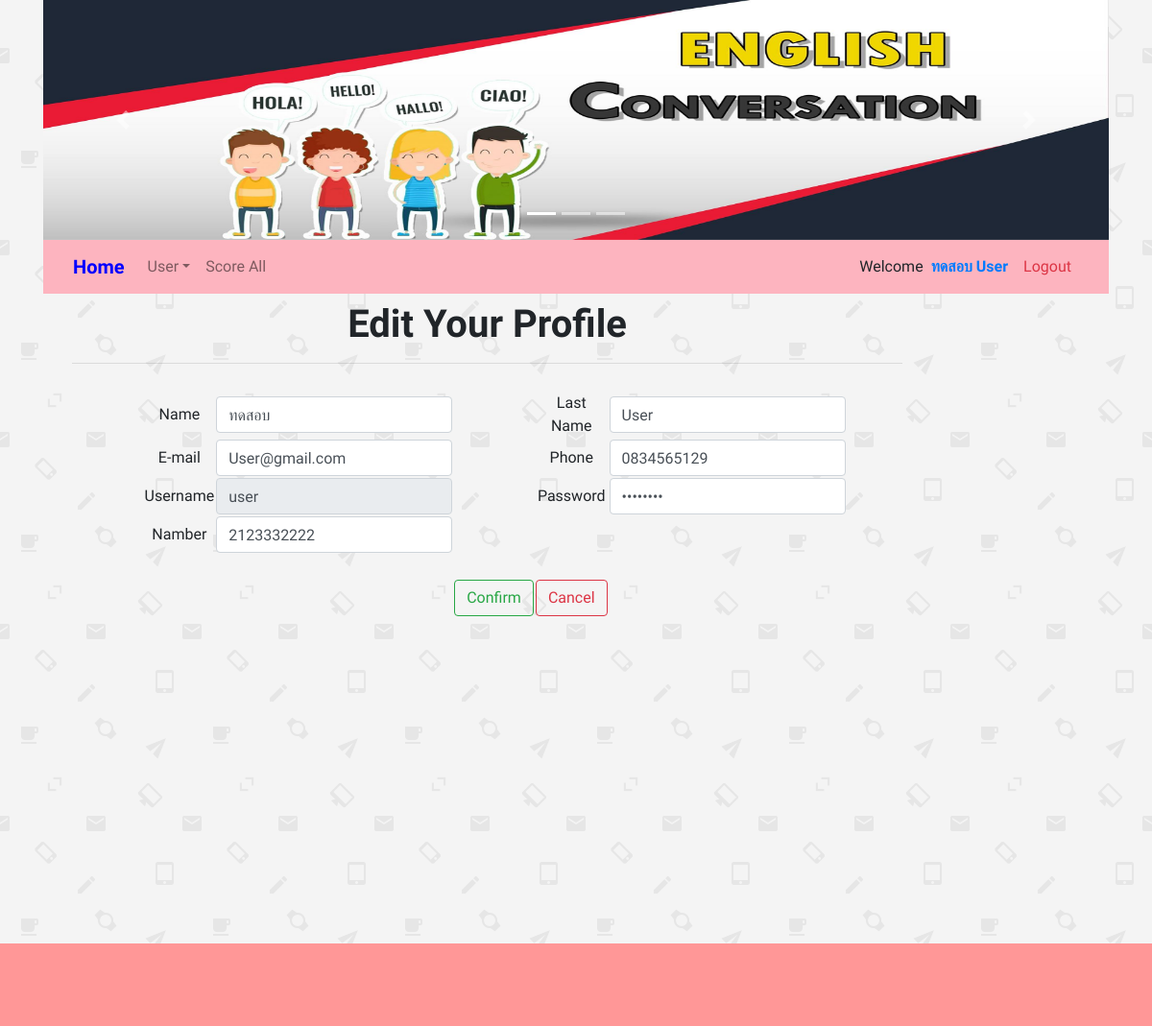
Screenshot of /editprofile.php?user_id=48 (signed in) with the database file from the repository.
### tables this page shows
CREATE TABLE IF NOT EXISTS `user` (
`ID` int(5) NOT NULL,
  `Username` varchar(50) NOT NULL,
  `Password` varchar(200) NOT NULL,
  `Firstname` varchar(100) NOT NULL,
  `Lastname` varchar(100) NOT NULL,
  `email` varchar(100) NOT NULL,
  `phone` text NOT NULL,
  `Userlevel` varchar(1) NOT NULL,
  `user_date` date NOT NULL,
  `user_stid` int(11) NOT NULL,
  `session_id` varchar(50) NOT NULL,
  `group_id` int(20) NOT NULL,
  `Status` varchar(1) NOT NULL
);

### editprofile.php (the view, shortened to what this page needs)
<!DOCTYPE html>
<html>
<?php include 'header.php'; ?>
<div class="container">
  <div class="row">
   <div class="col-md-12">
    <?php include 'carousel.php'; ?>
    <?php include 'navbar.php'; ?>
    <?php include 'model.php'; ?>
    <?php
    include('conn.php');
    $user_id = $_GET['user_id'];
    $eu = isset($_REQUEST['eu']);
    if ($eu <> ''): ?>
      <?php include 'editprofile_show.php'; ?>
      <?php else: ?>
        <?php
        $check = "SELECT * FROM user WHERE id = $user_id ";
        $result = mysqli_query($con,$check) or die(mysqli_error());
        $num = mysqli_fetch_assoc($result);
        ?>
        <div class="col-md-10">
         <div class="py-2">
          <div class="container">
            <div class="row">
              <div class="col-md-12">
                <h1 class="text-center"><b>Edit Your Profile</b></h1>
                <hr>
              </div>
            </div>
          </div>
        </div>
        <div class="py-1">
          <div class="container text-center ">
            <div class="row">
              <div class="col-md-1"></div>
              <div class="col-md-10">
                <form class="form-inline" id="c_form-h" action="editprofile_db.php" method="post" >
                  <table border="0">
                   <tbody>
                    <tr>
                      <td>Name</td>
                      <td>
                        <input type="text" name="Firstname" class="form-control" id="inlineFormInputGroup" required="กรุณากรอกชื่อ" placeholder="กรุณากรอกชื่อ"  value="<?php echo($num['Firstname'])?>" onkeyup="validate();" minlength="3" maxlength="25" title="ใส่ ก-ฮ หรือ a-z เท่านั้น">
                      </td>
                      <td></td>
                      <td>Last Name</td>
                      <td>
                        <input type="text" name="Lastname" class="form-control" id="inlineFormInputGroup" required="กรุณากรอกนามสกุล" placeholder="กรุณากรอกนามสกุล" value="<?php echo($num['Lastname'])?>"  onkeyup="validate();" minlength="3" maxlength="25" title="ใส่ ก-ฮ หรือ a-z เท่านั้น">
                      </td>
                    </tr>
                    <tr>
                      <td>E-mail</td>
                      <td>
                       <input type="email" name="email" class="form-control" id="inputmailh" required="กรุณากรอกอีเมล์" placeholder="กรุณากรอกอีเมล์"  value="<?php echo($num['email'])?>">
                     </td>
                     <td></td>
                     <td>Phone</td>
                     <td>
                       <input name="phone" class="form-control" id="input-num" required="กรุณากรอกเบอร์โทร" placeholder="กรุณากรอกเบอร์โทร" value="<?php echo($num['phone'])?>" title="เบอร์โทร 0-9" oninput="javascript: if (this.value.length > this.maxLength) this.value = this.value.slice(0, this.maxLength);"
                       type="tel"
                       maxlength = "10" onkeyup="num();">
                     </td>
                   </tr>
                   <tr>
                     <td>Username</td>
                     <td>
                      <input type="text" class="form-control" readonly  value="<?php echo($num['Username'])?>">
                    </td>
                    <td></td>
                    <td>Password</td>
                    <td>
                      <input type="password" name="Password" class="form-control" required  value="<?php echo($num['Password'])?>">
                    </td>
                  </tr>
                  <tr>
                    <td>Namber</td>
                    <td>
                      <input type="text" class="form-control" id="input-num-id" name="stid" maxlength="10" oninput="javascript: if (this.value.length > this.maxLength) this.value = this.value.slice(0, this.maxLength);" minlength="10" required="required"  value="<?php echo($num['user_stid'])?>"
                      onkeyup="numid();">
                    </td>
                    <td></td>
                    <td></td>
                    <td></td>
                  </tr>
                </tbody>
                <tfoot>
                 <tr>
                   <td></td>
                   <td></td>
                   <td>
                   </td>
                   <td>
                  </td>
                </tr>
                <tr>
                 <td></td>
                 <td></td>
                 <td>
                   <button name="btn" class="btn btn-outline-success" >Confirm</button>
                 </td>
                 <td>
                  <a class="btn btn-outline-danger" href="index1.php">Cancel</a>
                </td>
              </tr>
            </tfoot>
          </table>
        </form>
      </div>
    </div>
  </div>
</div>
</div>
</div>
<?php endif ?>
</div>
</div>
 <br><br><br><br><br><br>
 <?php include 'footer.php'; ?>
 </html>

### rows the page displays
user: Firstname "ทดสอบ", Lastname "User", email "User@gmail.com", phone "0834565129", Username "user", stid "2123332222"

### other values shown
$_SESSION["User"] "ทดสอบ User"
